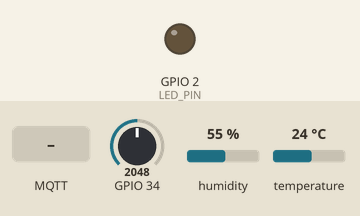
Bench run of a sketch on a simulated ESP32. Shown: output pins drawn as LEDs (lit = HIGH). Inputs (shaded band) come from the test bench; at power-on: GPIO 34 = 2048, humidity 55 %, temperature 24 °C. WiFi joins after 1.5 s; servers stay silent unless stated; no MQTT or app messages arrive unless stated; what the sketch prints to the serial monitor is not drawn.

Above: at 2.7 s.
2.8 s: MQTT message "ON" arrives on the first subscribed topic
At 7.7 s:
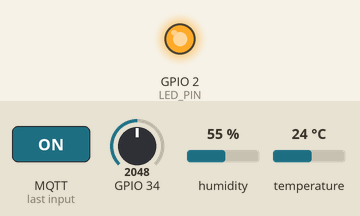
8.0 s: MQTT message "OFF" arrives on the first subscribed topic
At 12.9 s:
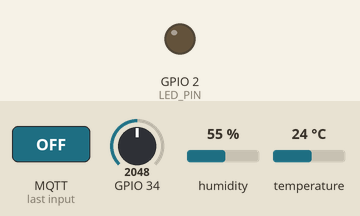
Timing chart, 0 to 14.4 s (numbered marks = the images above; inputs shaded):
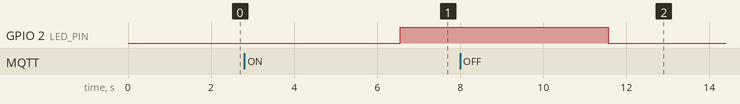

The sketch:

sketch.ino
```cpp
#include <WiFi.h>
#include <PubSubClient.h>
#include <DHT.h>
#include <ArduinoJson.h>

// -------- WiFi --------
const char* ssid = "Wokwi-GUEST";
const char* password = "";

// -------- MQTT --------
const char* mqtt_server = "broker.hivemq.com";
WiFiClient espClient;
PubSubClient client(espClient);

// -------- Topics --------
const char* pub_topic = "shwetha/iot/data";
const char* sub_topic = "shwetha/iot/control";

// -------- LED --------
#define LED_PIN 2

// -------- Sensor --------
#define DHTPIN 4
#define DHTTYPE DHT22
DHT dht(DHTPIN, DHTTYPE);

// -------- WiFi --------
void connectWiFi() {
  WiFi.begin(ssid, password);
  Serial.print("Connecting WiFi");

  while (WiFi.status() != WL_CONNECTED) {
    delay(500);
    Serial.print(".");
  }

  Serial.println("\nWiFi Connected!");
}

// -------- MQTT Callback --------
void callback(char* topic, byte* payload, unsigned int length) {
  Serial.print("Message received: ");

  String message = "";
  for (int i = 0; i < length; i++) {
    message += (char)payload[i];
  }

  Serial.println(message);

  // Control LED
  if (message == "ON") {
    digitalWrite(LED_PIN, HIGH);
    Serial.println("LED ON");
  } else if (message == "OFF") {
    digitalWrite(LED_PIN, LOW);
    Serial.println("LED OFF");
  }
}

// -------- MQTT Connect --------
void connectMQTT() {
  client.setServer(mqtt_server, 1883);
  client.setCallback(callback);

  while (!client.connected()) {
    Serial.print("Connecting MQTT...");
    if (client.connect("ESP32Client_Shwe")) {
      Serial.println("Connected!");
      client.subscribe(sub_topic);  // subscribe for control
    } else {
      Serial.print("Failed, rc=");
      Serial.println(client.state());
      delay(2000);
    }
  }
}

// -------- Send Data --------
void sendMQTT(float temp, int light) {
  StaticJsonDocument<200> doc;
  doc["temperature"] = temp;
  doc["light"] = light;

  String payload;
  serializeJson(doc, payload);

  client.publish(pub_topic, payload.c_str());

  Serial.println("Data Sent:");
  Serial.println(payload);
}

// -------- Setup --------
void setup() {
  Serial.begin(115200);
  pinMode(LED_PIN, OUTPUT);
  dht.begin();

  connectWiFi();
  connectMQTT();
}

// -------- Loop --------
void loop() {
  if (!client.connected()) {
    connectMQTT();
  }
  client.loop();

  float temp = dht.readTemperature();
  int light = analogRead(34);

  if (!isnan(temp)) {
    sendMQTT(temp, light);
  }

  delay(5000);
}
```

Measured:
- after the input at 2.8 s, GPIO 2 (LED_PIN): LOW → HIGH after 3.8 s
- after the input at 8.0 s, GPIO 2 (LED_PIN): HIGH → LOW after 3.6 s
